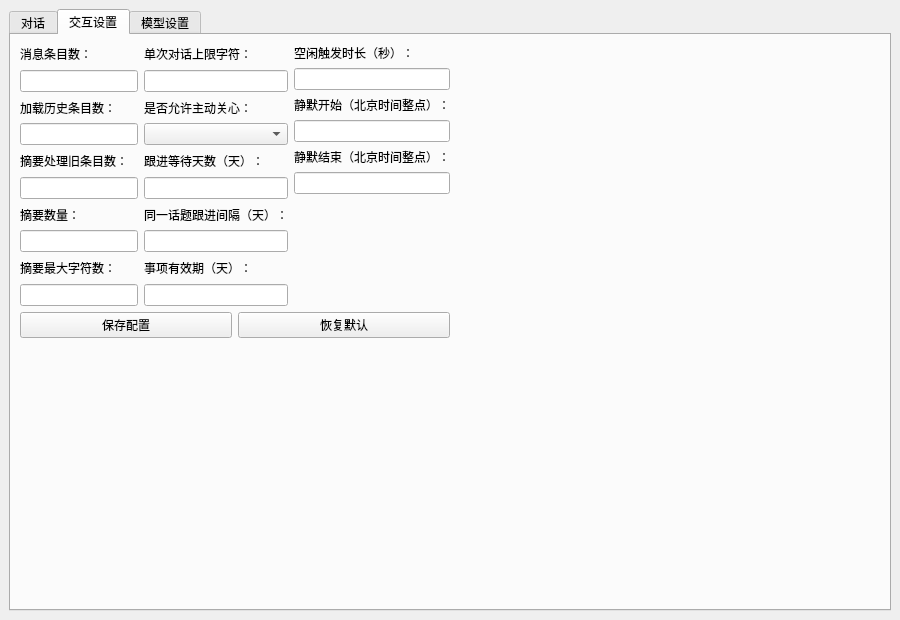
<?xml version="1.0" encoding="UTF-8"?>
<ui version="4.0">
 <class>MainWindow</class>
 <widget class="QMainWindow" name="MainWindow">
  <property name="geometry">
   <rect>
    <x>0</x>
    <y>0</y>
    <width>900</width>
    <height>620</height>
   </rect>
  </property>
  <property name="windowTitle">
   <string>AI Companion</string>
  </property>
  <widget class="QWidget" name="centralwidget">
   <layout class="QGridLayout" name="gridLayout">
    <item row="0" column="0">
     <widget class="QTabWidget" name="tabWidget">
      <property name="currentIndex">
       <number>1</number>
      </property>
      <widget class="QWidget" name="dialogueTab">
       <attribute name="title">
        <string>对话</string>
       </attribute>
       <layout class="QGridLayout" name="gridLayout_2">
        <item row="0" column="0">
         <layout class="QVBoxLayout" name="verticalLayout" stretch="0,0,0,0">
          <item>
           <widget class="QLabel" name="statusLabel">
            <property name="text">
             <string/>
            </property>
           </widget>
          </item>
          <item>
           <widget class="QTextEdit" name="showWindow">
            <property name="readOnly">
             <bool>true</bool>
            </property>
           </widget>
          </item>
          <item>
           <widget class="QTextEdit" name="inputWindow">
            <property name="maximumSize">
             <size>
              <width>16777215</width>
              <height>150</height>
             </size>
            </property>
           </widget>
          </item>
          <item>
           <widget class="QPushButton" name="sendButton">
            <property name="text">
             <string>发送</string>
            </property>
           </widget>
          </item>
         </layout>
        </item>
       </layout>
      </widget>
      <widget class="QWidget" name="companionTab">
       <attribute name="title">
        <string>交互设置</string>
       </attribute>
       <layout class="QGridLayout" name="gridLayout_4">
        <item row="0" column="0">
         <layout class="QHBoxLayout" name="horizontalLayout">
          <item>
           <layout class="QVBoxLayout" name="verticalLayout_4">
            <item>
             <widget class="QLabel" name="label_6">
              <property name="text">
               <string>消息条目数：</string>
              </property>
             </widget>
            </item>
            <item>
             <widget class="QLineEdit" name="recentMessagesEdit"/>
            </item>
            <item>
             <widget class="QLabel" name="label_7">
              <property name="text">
               <string>加载历史条目数：</string>
              </property>
             </widget>
            </item>
            <item>
             <widget class="QLineEdit" name="historyPageSizeEdit"/>
            </item>
            <item>
             <widget class="QLabel" name="label_8">
              <property name="text">
               <string>摘要处理旧条目数：</string>
              </property>
             </widget>
            </item>
            <item>
             <widget class="QLineEdit" name="summaryBatchSizeEdit"/>
            </item>
            <item>
             <widget class="QLabel" name="label_9">
              <property name="text">
               <string>摘要数量：</string>
              </property>
             </widget>
            </item>
            <item>
             <widget class="QLineEdit" name="summaryCountEdit"/>
            </item>
            <item>
             <widget class="QLabel" name="label_10">
              <property name="text">
               <string>摘要最大字符数：</string>
              </property>
             </widget>
            </item>
            <item>
             <widget class="QLineEdit" name="summaryMaxCharsEdit"/>
            </item>
           </layout>
          </item>
          <item>
           <layout class="QVBoxLayout" name="verticalLayout_5">
            <item>
             <widget class="QLabel" name="label_11">
              <property name="text">
               <string>单次对话上限字符：</string>
              </property>
             </widget>
            </item>
            <item>
             <widget class="QLineEdit" name="contestMaxCharsEdit"/>
            </item>
            <item>
             <widget class="QLabel" name="label_12">
              <property name="text">
               <string>是否允许主动关心：</string>
              </property>
             </widget>
            </item>
            <item>
             <widget class="QComboBox" name="followupsEnabledBox"/>
            </item>
            <item>
             <widget class="QLabel" name="label_13">
              <property name="text">
               <string>跟进等待天数（天）：</string>
              </property>
             </widget>
            </item>
            <item>
             <widget class="QLineEdit" name="followupDedlayDaysEdit"/>
            </item>
            <item>
             <widget class="QLabel" name="label_14">
              <property name="text">
               <string>同一话题跟进间隔（天）：</string>
              </property>
             </widget>
            </item>
            <item>
             <widget class="QLineEdit" name="followupCooldownDaysEdit"/>
            </item>
            <item>
             <widget class="QLabel" name="label_15">
              <property name="text">
               <string>事项有效期（天）：</string>
              </property>
             </widget>
            </item>
            <item>
             <widget class="QLineEdit" name="followExpiryDaysEdit"/>
            </item>
           </layout>
          </item>
          <item>
           <layout class="QVBoxLayout" name="verticalLayout_6">
            <item>
             <widget class="QLabel" name="label_16">
              <property name="text">
               <string>空闲触发时长（秒）：</string>
              </property>
             </widget>
            </item>
            <item>
             <widget class="QLineEdit" name="followupIdleSecondsEdit"/>
            </item>
            <item>
             <widget class="QLabel" name="label_17">
              <property name="text">
               <string>静默开始（北京时间整点）：</string>
              </property>
             </widget>
            </item>
            <item>
             <widget class="QLineEdit" name="quietStartHourEdit"/>
            </item>
            <item>
             <widget class="QLabel" name="label_18">
              <property name="text">
               <string>静默结束（北京时间整点）：</string>
              </property>
             </widget>
            </item>
            <item>
             <widget class="QLineEdit" name="quietEndHourEdit"/>
            </item>
            <item>
             <spacer name="verticalSpacer_2">
              <property name="orientation">
               <enum>Qt::Orientation::Vertical</enum>
              </property>
              <property name="sizeHint" stdset="0">
               <size>
                <width>20</width>
                <height>40</height>
               </size>
              </property>
             </spacer>
            </item>
           </layout>
          </item>
         </layout>
        </item>
        <item row="1" column="0">
         <layout class="QHBoxLayout" name="horizontalLayout_2">
          <item>
           <widget class="QPushButton" name="saveCompanionButton">
            <property name="text">
             <string>保存配置</string>
            </property>
           </widget>
          </item>
          <item>
           <widget class="QPushButton" name="recoveryCompanionButton">
            <property name="text">
             <string>恢复默认</string>
            </property>
           </widget>
          </item>
         </layout>
        </item>
        <item row="2" column="0">
         <spacer name="verticalSpacer_3">
          <property name="orientation">
           <enum>Qt::Orientation::Vertical</enum>
          </property>
          <property name="sizeHint" stdset="0">
           <size>
            <width>20</width>
            <height>40</height>
           </size>
          </property>
         </spacer>
        </item>
        <item row="0" column="1">
         <spacer name="horizontalSpacer_2">
          <property name="orientation">
           <enum>Qt::Orientation::Horizontal</enum>
          </property>
          <property name="sizeHint" stdset="0">
           <size>
            <width>40</width>
            <height>20</height>
           </size>
          </property>
         </spacer>
        </item>
       </layout>
      </widget>
      <widget class="QWidget" name="settingTab">
       <attribute name="title">
        <string>模型设置</string>
       </attribute>
       <layout class="QGridLayout" name="gridLayout_3">
        <item row="1" column="1">
         <layout class="QVBoxLayout" name="verticalLayout_3">
          <item>
           <widget class="QPushButton" name="LLMSaveButton">
            <property name="text">
             <string>保存模型配置</string>
            </property>
           </widget>
          </item>
          <item>
           <widget class="QPushButton" name="LLMCleanButton">
            <property name="text">
             <string>清空模型配置</string>
            </property>
           </widget>
          </item>
         </layout>
        </item>
        <item row="1" column="2">
         <spacer name="horizontalSpacer">
          <property name="orientation">
           <enum>Qt::Orientation::Horizontal</enum>
          </property>
          <property name="sizeHint" stdset="0">
           <size>
            <width>40</width>
            <height>20</height>
           </size>
          </property>
         </spacer>
        </item>
        <item row="0" column="0">
         <widget class="QLabel" name="label_5">
          <property name="text">
           <string>模型设置：</string>
          </property>
         </widget>
        </item>
        <item row="1" column="0">
         <layout class="QVBoxLayout" name="verticalLayout_2">
          <item>
           <widget class="QLabel" name="label">
            <property name="text">
             <string>LLM_PROVIDER</string>
            </property>
           </widget>
          </item>
          <item>
           <widget class="QLineEdit" name="provider_Edit"/>
          </item>
          <item>
           <widget class="QLabel" name="label_2">
            <property name="text">
             <string>LLM_API_KEY</string>
            </property>
           </widget>
          </item>
          <item>
           <widget class="QLineEdit" name="apiKeyEdit"/>
          </item>
          <item>
           <widget class="QLabel" name="label_3">
            <property name="text">
             <string>LLM_BASE_URL</string>
            </property>
           </widget>
          </item>
          <item>
           <widget class="QLineEdit" name="baseUrlEdit"/>
          </item>
          <item>
           <widget class="QLabel" name="label_4">
            <property name="text">
             <string>LLM_MODEL</string>
            </property>
           </widget>
          </item>
          <item>
           <widget class="QLineEdit" name="modelEdit"/>
          </item>
         </layout>
        </item>
        <item row="2" column="0">
         <spacer name="verticalSpacer">
          <property name="orientation">
           <enum>Qt::Orientation::Vertical</enum>
          </property>
          <property name="sizeHint" stdset="0">
           <size>
            <width>20</width>
            <height>40</height>
           </size>
          </property>
         </spacer>
        </item>
        <item row="3" column="0" colspan="3">
         <widget class="QLabel" name="llmStatusLabel">
          <property name="text">
           <string/>
          </property>
          <property name="wordWrap">
           <bool>true</bool>
          </property>
         </widget>
        </item>
       </layout>
      </widget>
     </widget>
    </item>
   </layout>
  </widget>
 </widget>
 <resources/>
 <connections/>
</ui>
